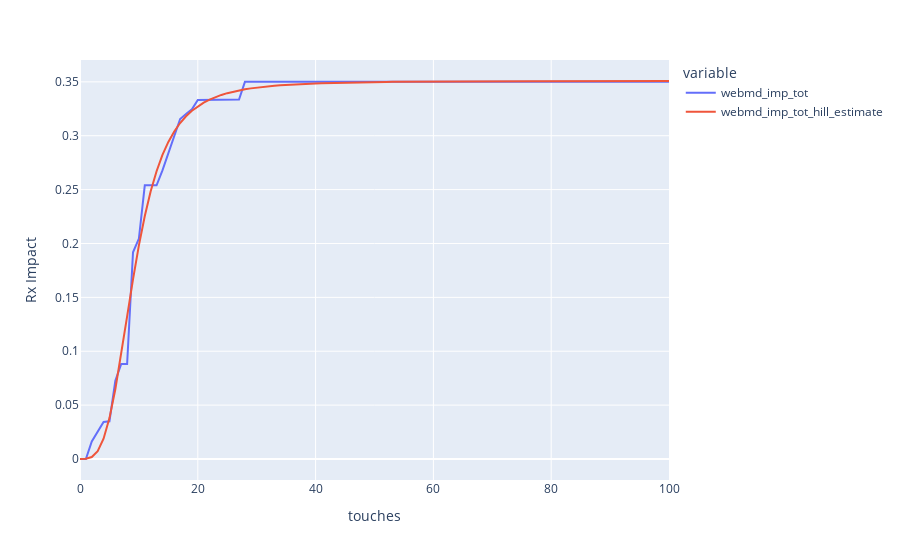

Notebook code for this chart:
### Code cell
response_curves.plot(channel4['resp_df'], 'touches', ['webmd_imp_tot', 'webmd_imp_tot_hill_estimate'])
